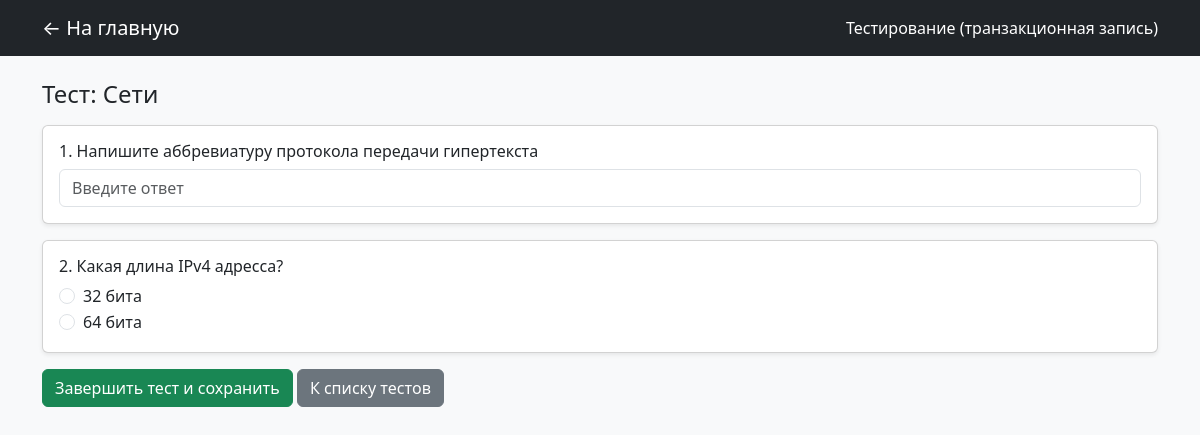
Screenshot of /take_test.php?test_id=1 (signed in) with the database file from the repository.
### tables this page shows
CREATE TABLE `tests` (
  `id` int(11) NOT NULL AUTO_INCREMENT,
  `title` varchar(200) NOT NULL,
  `teacher_id` int(11) NOT NULL,
  PRIMARY KEY (`id`),
  KEY `teacher_id` (`teacher_id`),
  CONSTRAINT `tests_ibfk_1` FOREIGN KEY (`teacher_id`) REFERENCES `users` (`id`)
);

CREATE TABLE `questions` (
  `id` int(11) NOT NULL AUTO_INCREMENT,
  `test_id` int(11) NOT NULL,
  `question_text` text NOT NULL,
  `question_type` enum('single_choice','multiple_choice','text_input') NOT NULL DEFAULT 'single_choice',
  PRIMARY KEY (`id`),
  KEY `test_id` (`test_id`),
  CONSTRAINT `questions_ibfk_1` FOREIGN KEY (`test_id`) REFERENCES `tests` (`id`)
);

CREATE TABLE `answer_options` (
  `id` int(11) NOT NULL AUTO_INCREMENT,
  `question_id` int(11) NOT NULL,
  `option_text` text NOT NULL,
  `is_correct` tinyint(1) DEFAULT '0',
  PRIMARY KEY (`id`),
  KEY `question_id` (`question_id`),
  CONSTRAINT `answer_options_ibfk_1` FOREIGN KEY (`question_id`) REFERENCES `questions` (`id`)
);

### take_test.php (the view, shortened to what this page needs)
<?php
require_once 'db.php';
$testId = isset($_GET['test_id']) ? (int)$_GET['test_id'] : 0;
$tests = $pdo->query("SELECT t.*, u.login AS teacher FROM tests t JOIN users u ON t.teacher_id = u.id")->fetchAll();
?>
<!DOCTYPE html>
<html lang="ru">
<head>
    <link href="https://cdn.jsdelivr.net/npm/bootstrap@5.3.0/dist/css/bootstrap.min.css" rel="stylesheet">
</head>
<body class="bg-light">
<nav class="navbar navbar-dark bg-dark mb-4">
    <div class="container">
        <a class="navbar-brand" href="index.php">← На главную</a>
        <span class="navbar-text text-white">Тестирование (транзакционная запись)</span>
    </div>
</nav>
<div class="container">
    <?php if ($testId === 0): ?>
        <h4 class="mb-3">Выберите тест для прохождения:</h4>
        <div class="list-group">
            <?php foreach ($tests as $t): ?>
                <a href="?test_id=<?= $t['id'] ?>" class="list-group-item list-group-item-action d-flex justify-content-between align-items-center">
                    <div>
                        <strong><?= htmlspecialchars($t['title']) ?></strong>
                        <div class="small text-muted">Преподаватель: <?= htmlspecialchars($t['teacher']) ?></div>
                    </div>
                    <span class="btn btn-sm btn-primary">Начать →</span>
                </a>
            <?php endforeach; ?>
        </div>
    <?php else: ?>
        <?php
        $stmtTest = $pdo->prepare("SELECT * FROM tests WHERE id = ?");
        $stmtTest->execute([$testId]);
        $currentTest = $stmtTest->fetch();
        $stmtQ = $pdo->prepare("SELECT * FROM questions WHERE test_id = ?");
        $stmtQ->execute([$testId]);
        $questions = $stmtQ->fetchAll();
        ?>
        <h4 class="mb-3">Тест: <?= htmlspecialchars($currentTest['title'] ?? 'Не найден') ?></h4>
        <form method="POST">
            <?php foreach ($questions as $idx => $q): ?>
                <div class="card mb-3 shadow-sm">
                    <div class="card-body">
                        <h6><?= ($idx + 1) ?>. <?= htmlspecialchars($q['question_text']) ?></h6>
                        <?php
                        $stmtOpt = $pdo->prepare("SELECT * FROM answer_options WHERE question_id = ?");
                        $stmtOpt->execute([$q['id']]);
                        $opts = $stmtOpt->fetchAll();
                        ?>
                        <?php if ($q['question_type'] === 'single_choice'): ?>
                            <?php foreach ($opts as $o): ?>
                                <div class="form-check">
                                    <input class="form-check-input" type="radio" name="answers[<?= $q['id'] ?>]" value="<?= $o['id'] ?>" required>
                                    <label class="form-check-label"><?= htmlspecialchars($o['option_text']) ?></label>
                                </div>
                            <?php endforeach; ?>
                        <?php else: ?>
                            <input type="text" name="typed[<?= $q['id'] ?>]" class="form-control" placeholder="Введите ответ" required>
                        <?php endif; ?>
                    </div>
                </div>
            <?php endforeach; ?>
            <button type="submit" name="submit_test" class="btn btn-success">Завершить тест и сохранить</button>
            <a href="take_test.php" class="btn btn-secondary">К списку тестов</a>
        </form>
    <?php endif; ?>
</div>
</body>
</html>

### rows the page displays
tests: title "Сети"
questions: question_text "Напишите аббревиатуру протокола передачи гипертекста"
questions: question_text "Какая длина IPv4 адресса?"
answer_options: option_text "32 бита"
answer_options: option_text "64 бита"
